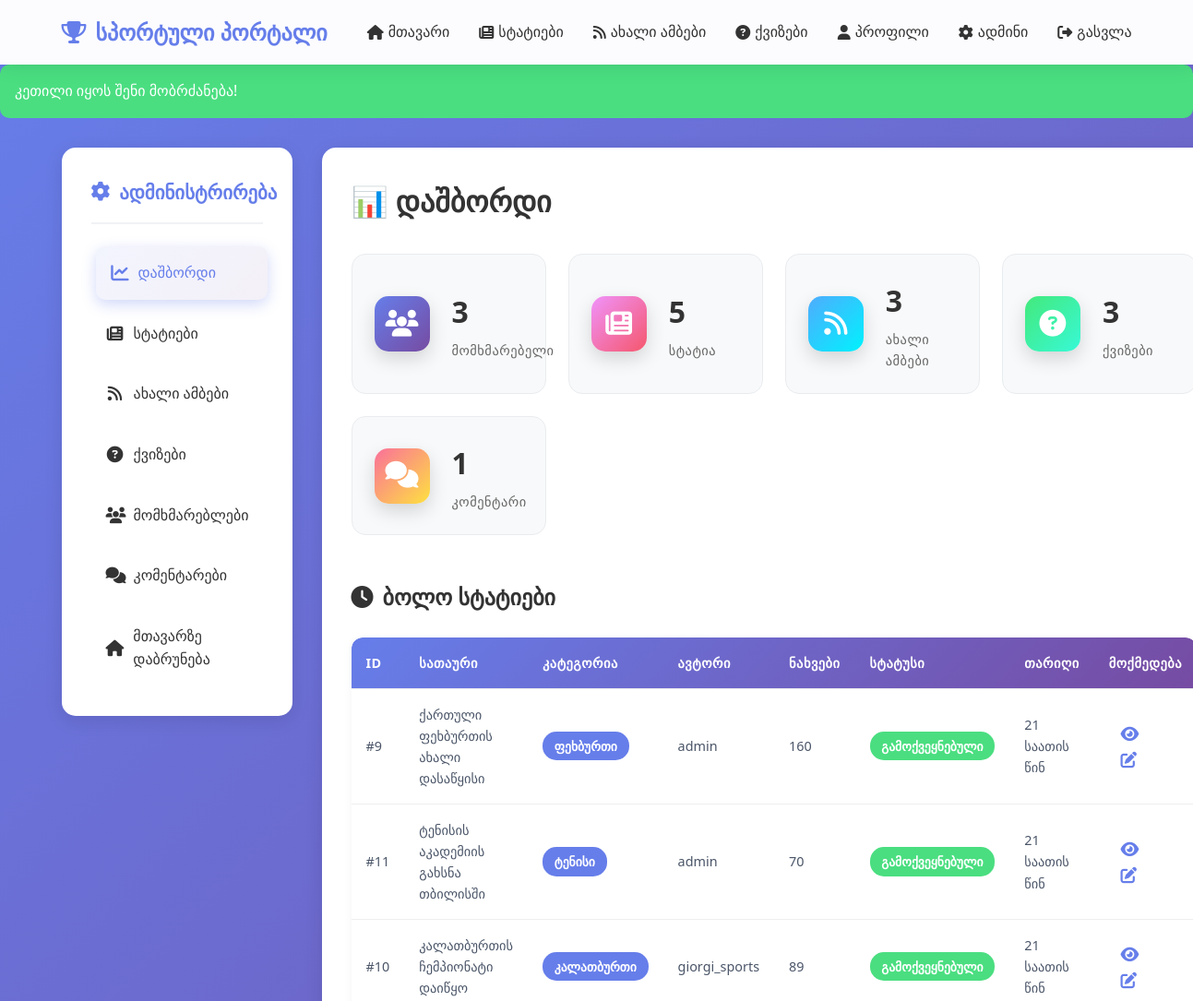
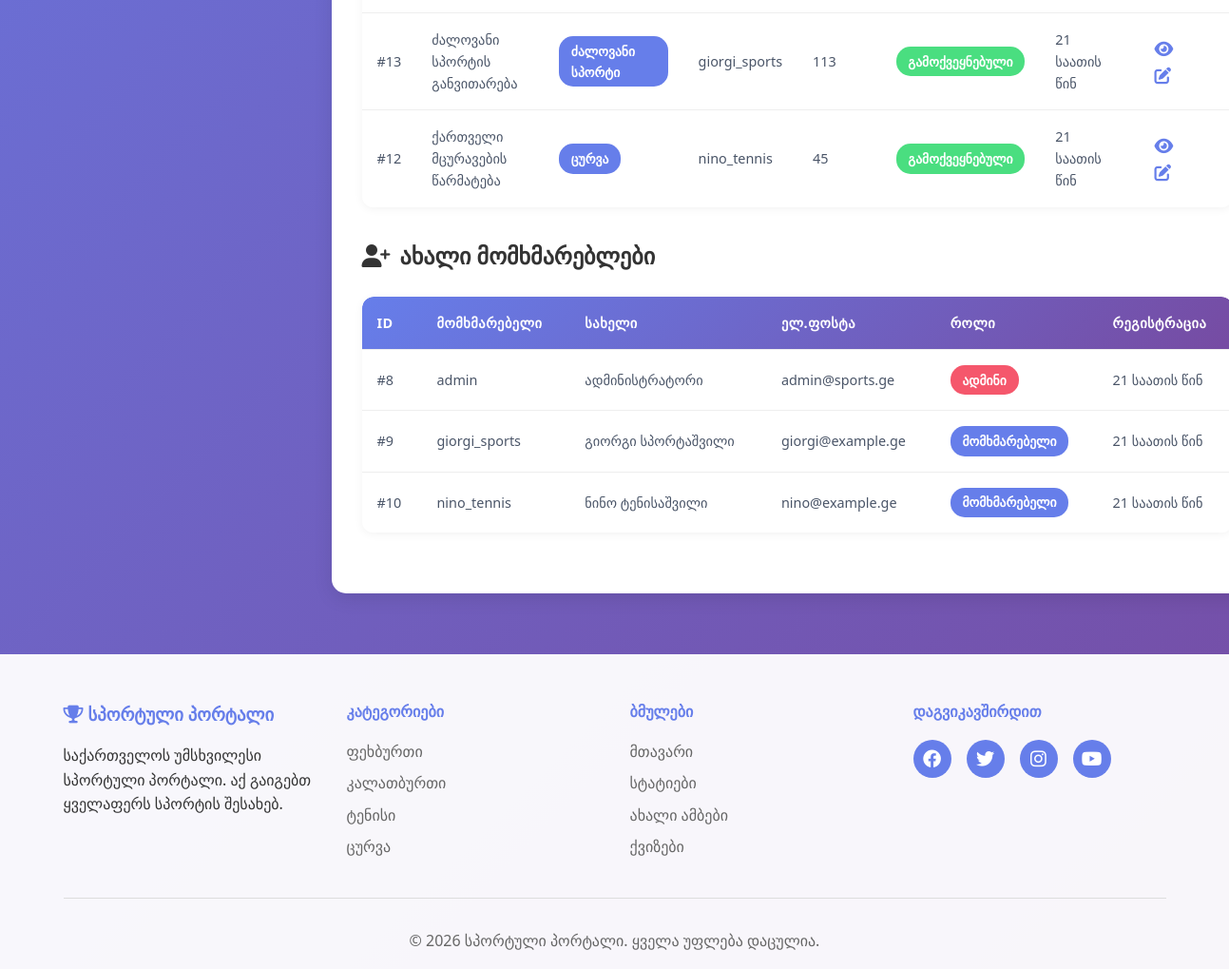
The page /admin/index.php (signed in) on the database its author committed (2 pictures, top to bottom).
### tables this page shows
CREATE TABLE `articles` (
  `id` int(11) NOT NULL,
  `user_id` int(11) NOT NULL,
  `title` varchar(200) NOT NULL,
  `content` text NOT NULL,
  `category` enum('ფეხბურთი','კალათბურთი','ტენისი','ცურვა','ძალოვანი სპორტი','სხვა') NOT NULL,
  `image` varchar(255) DEFAULT NULL,
  `views` int(11) DEFAULT 0,
  `status` enum('draft','published') DEFAULT 'published',
  `created_at` timestamp NOT NULL DEFAULT current_timestamp(),
  `updated_at` timestamp NOT NULL DEFAULT current_timestamp() ON UPDATE current_timestamp()
);

CREATE TABLE `users` (
  `id` int(11) NOT NULL,
  `username` varchar(50) NOT NULL,
  `email` varchar(100) NOT NULL,
  `password` varchar(255) NOT NULL,
  `full_name` varchar(100) NOT NULL,
  `profile_image` varchar(255) DEFAULT 'default.jpg',
  `role` enum('user','admin') DEFAULT 'user',
  `created_at` timestamp NOT NULL DEFAULT current_timestamp(),
  `last_login` timestamp NULL DEFAULT NULL
);

### admin/index.php (the view, shortened to what this page needs)
<?php
require_once '../config/database.php';
require_once '../includes/functions.php';
$stats = [];
$stmt = $pdo->query("SELECT COUNT(*) as total FROM users");
$stats['users'] = $stmt->fetch()['total'];
$stmt = $pdo->query("SELECT COUNT(*) as total FROM articles");
$stats['articles'] = $stmt->fetch()['total'];
$stmt = $pdo->query("SELECT COUNT(*) as total FROM news");
$stats['news'] = $stmt->fetch()['total'];
$stmt = $pdo->query("SELECT COUNT(*) as total FROM quizzes");
$stats['quizzes'] = $stmt->fetch()['total'];
$stmt = $pdo->query("SELECT COUNT(*) as total FROM comments");
$stats['comments'] = $stmt->fetch()['total'];
$stmt = $pdo->query("
    SELECT a.*, u.username
    FROM articles a
    JOIN users u ON a.user_id = u.id
    ORDER BY a.created_at DESC
    LIMIT 5
");
$recent_articles = $stmt->fetchAll();
$stmt = $pdo->query("
    SELECT * FROM users
    ORDER BY created_at DESC
    LIMIT 5
");
$recent_users = $stmt->fetchAll();
include '../includes/header.php';
?>
<link rel="stylesheet" href="../css/admin_style.css">
<div class="container">
    <div class="admin-wrapper">
        <aside class="admin-sidebar">
            <h3><i class="fas fa-cog"></i> ადმინისტრირება</h3>
            <nav class="admin-nav">
                <a href="index.php" class="active"><i class="fas fa-chart-line"></i> დაშბორდი</a>
                <a href="articles.php"><i class="fas fa-newspaper"></i> სტატიები</a>
                <a href="news.php"><i class="fas fa-rss"></i> ახალი ამბები</a>
                <a href="quizzes.php"><i class="fas fa-question-circle"></i> ქვიზები</a>
                <a href="users.php"><i class="fas fa-users"></i> მომხმარებლები</a>
                <a href="comments.php"><i class="fas fa-comments"></i> კომენტარები</a>
                <a href="../index.php"><i class="fas fa-home"></i> მთავარზე დაბრუნება</a>
            </nav>
        </aside>
        <main class="admin-content">
            <h1>📊 დაშბორდი</h1>
            <div class="stats-grid">
                <div class="stat-card">
                    <div class="stat-icon" style="background: linear-gradient(135deg, #667eea, #764ba2);">
                        <i class="fas fa-users"></i>
                    </div>
                    <div class="stat-info">
                        <h3><?php echo $stats['users']; ?></h3>
                        <p>მომხმარებელი</p>
                    </div>
                </div>
                <div class="stat-card">
                    <div class="stat-icon" style="background: linear-gradient(135deg, #f093fb, #f5576c);">
                        <i class="fas fa-newspaper"></i>
                    </div>
                    <div class="stat-info">
                        <h3><?php echo $stats['articles']; ?></h3>
                        <p>სტატია</p>
                    </div>
                </div>
                <div class="stat-card">
                    <div class="stat-icon" style="background: linear-gradient(135deg, #4facfe, #00f2fe);">
                        <i class="fas fa-rss"></i>
                    </div>
                    <div class="stat-info">
                        <h3><?php echo $stats['news']; ?></h3>
                        <p>ახალი ამბები</p>
                    </div>
                </div>
                <div class="stat-card">
                    <div class="stat-icon" style="background: linear-gradient(135deg, #43e97b, #38f9d7);">
                        <i class="fas fa-question-circle"></i>
                    </div>
                    <div class="stat-info">
                        <h3><?php echo $stats['quizzes']; ?></h3>
                        <p>ქვიზები</p>
                    </div>
                </div>
                <div class="stat-card">
                    <div class="stat-icon" style="background: linear-gradient(135deg, #fa709a, #fee140);">
                        <i class="fas fa-comments"></i>
                    </div>
                    <div class="stat-info">
                        <h3><?php echo $stats['comments']; ?></h3>
                        <p>კომენტარი</p>
                    </div>
                </div>
            </div>
            <div class="admin-section">
                <h2><i class="fas fa-clock"></i> ბოლო სტატიები</h2>
                <div class="admin-table-wrapper">
                    <table class="admin-table">
                        <thead>
                            <tr>
                                <th>ID</th>
                                <th>სათაური</th>
                                <th>კატეგორია</th>
                                <th>ავტორი</th>
                                <th>ნახვები</th>
                                <th>სტატუსი</th>
                                <th>თარიღი</th>
                                <th>მოქმედება</th>
                            </tr>
                        </thead>
                        <tbody>
                            <?php foreach ($recent_articles as $article): ?>
                            <tr>
                                <td>#<?php echo $article['id']; ?></td>
                                <td><?php echo clean_input(truncate_text($article['title'], 50)); ?></td>
                                <td><span class="badge"><?php echo $article['category']; ?></span></td>
                                <td><?php echo clean_input($article['username']); ?></td>
                                <td><?php echo $article['views']; ?></td>
                                <td>
                                    <span class="status-badge <?php echo $article['status']; ?>">
                                        <?php echo $article['status'] === 'published' ? 'გამოქვეყნებული' : 'დრაფტი'; ?>
                                    </span>
                                </td>
                                <td><?php echo format_date($article['created_at']); ?></td>
                                <td>
                                    <a href="../article.php?id=<?php echo $article['id']; ?>" class="btn-icon" title="ნახვა">
                                        <i class="fas fa-eye"></i>
                                    </a>
                                    <a href="articles.php?edit=<?php echo $article['id']; ?>" class="btn-icon" title="რედაქტირება">
                                        <i class="fas fa-edit"></i>
                                    </a>
                                </td>
                            </tr>
                            <?php endforeach; ?>
                        </tbody>
                    </table>
                </div>
            </div>
            <div class="admin-section">
                <h2><i class="fas fa-user-plus"></i> ახალი მომხმარებლები</h2>
                <div class="admin-table-wrapper">
                    <table class="admin-table">
                        <thead>
                            <tr>
                                <th>ID</th>
                                <th>მომხმარებელი</th>
                                <th>სახელი</th>
                                <th>ელ.ფოსტა</th>
                                <th>როლი</th>
                                <th>რეგისტრაცია</th>
                            </tr>
                        </thead>
                        <tbody>
                            <?php foreach ($recent_users as $user): ?>
                            <tr>
                                <td>#<?php echo $user['id']; ?></td>
                                <td><?php echo clean_input($user['username']); ?></td>
                                <td><?php echo clean_input($user['full_name']); ?></td>
                                <td><?php echo clean_input($user['email']); ?></td>
                                <td>
                                    <span class="role-badge <?php echo $user['role']; ?>">
                                        <?php echo $user['role'] === 'admin' ? 'ადმინი' : 'მომხმარებელი'; ?>
                                    </span>
                                </td>
                                <td><?php echo format_date($user['created_at']); ?></td>
                            </tr>
                            <?php endforeach; ?>
                        </tbody>
                    </table>
                </div>
            </div>
        </main>
    </div>
</div>
<?php include '../includes/footer.php'; ?>

### css/style.css (style rules this page uses)
* { margin: 0; padding: 0; box-sizing: border-box; }
html { scroll-behavior: smooth; scroll-padding-top: 120px; }
body { font-family: 'Segoe UI', Tahoma, Geneva, Verdana, sans-serif; line-height: 1.6; color: #333; background: linear-gradient(135deg, #667eea 0%, #764ba2 100%); min-height: 100vh; }
.container { max-width: 1200px; margin: 0 auto; padding: 0 20px; }

### css/admin_style.css (style rules this page uses)
.admin-wrapper { display: grid; grid-template-columns: 280px 1fr; gap: 2rem; margin-top: 2rem; min-height: calc(100vh - 200px); }
.admin-sidebar { background: white; padding: 2rem; border-radius: 20px; box-shadow: 0 5px 20px rgba(0,0,0,0.08); height: fit-content; position: sticky; top: 100px; }
.admin-sidebar h3 { color: #667eea; margin-bottom: 1.5rem; display: flex; align-items: center; gap: 10px; font-size: 1.3rem; padding-bottom: 1rem; border-bottom: 2px solid #f0f2f5; }
.admin-nav { display: flex; flex-direction: column; gap: 0.5rem; }
.admin-nav a { padding: 1rem 1.2rem; color: #555; text-decoration: none; border-radius: 12px; transition: all 0.3s; display: flex; align-items: center; gap: 12px; font-weight: 500; position: relative; overflow: hidden; }
.admin-nav a i { width: 20px; text-align: center; font-size: 1.1rem; transition: all 0.3s; }
.admin-nav a.active { background: linear-gradient(135deg, #667eea, #764ba2); color: white; box-shadow: 0 5px 15px rgba(102, 126, 234, 0.3); }
.admin-nav a.active i { transform: scale(1.1); }
.admin-content { background: white; padding: 2.5rem; border-radius: 20px; box-shadow: 0 5px 20px rgba(0,0,0,0.08); }
.admin-content h1 { color: #2d3748; margin-bottom: 2rem; font-size: 2rem; display: flex; align-items: center; gap: 12px; }
.stats-grid { display: grid; grid-template-columns: repeat(auto-fit, minmax(220px, 1fr)); gap: 1.5rem; margin-bottom: 3rem; }
.stat-card { display: flex; align-items: center; gap: 1.5rem; padding: 1.8rem; background: linear-gradient(135deg, #ffffff, #f8f9fa); border-radius: 16px; transition: all 0.3s; border: 1px solid #e9ecef; }
.stat-icon { width: 65px; height: 65px; border-radius: 16px; display: flex; align-items: center; justify-content: center; color: white; font-size: 2rem; flex-shrink: 0; box-shadow: 0 8px 20px rgba(0,0,0,0.15); }
.stat-info { flex: 1; }
.stat-info h3 { font-size: 2.2rem; margin-bottom: 0.3rem; color: #2d3748; font-weight: 700; }
.stat-info p { color: #718096; font-size: 0.9rem; font-weight: 500; text-transform: uppercase; letter-spacing: 0.5px; }
.admin-section { margin-bottom: 2rem; }
.admin-section h2 { color: #2d3748; margin-bottom: 1.5rem; display: flex; align-items: center; gap: 10px; font-size: 1.4rem; }
.admin-table-wrapper { overflow-x: auto; border-radius: 12px; box-shadow: 0 2px 10px rgba(0,0,0,0.05); }
.admin-table { width: 100%; border-collapse: separate; border-spacing: 0; }
.admin-table thead { background: linear-gradient(135deg, #667eea, #764ba2); color: white; }
.admin-table th { padding: 1.2rem 1rem; text-align: left; font-weight: 600; font-size: 0.9rem; text-transform: uppercase; letter-spacing: 0.5px; }
.admin-table th:first-child { border-top-left-radius: 12px; }
.admin-table th:last-child { border-top-right-radius: 12px; }
.admin-table td { padding: 1.2rem 1rem; border-bottom: 1px solid #e9ecef; color: #4a5568; font-size: 0.9rem; }
.admin-table tbody tr { background: white; transition: all 0.2s; }
.admin-table tbody tr:last-child td { border-bottom: none; }
.badge { background: #667eea; color: white; padding: 0.4rem 0.9rem; border-radius: 20px; font-size: 0.8rem; font-weight: 600; display: inline-block; }
.status-badge { padding: 0.4rem 0.9rem; border-radius: 20px; font-size: 0.8rem; font-weight: 600; display: inline-block; }
.status-badge.published { background: #48bb78; color: white; }
.role-badge { padding: 0.4rem 0.9rem; border-radius: 20px; font-size: 0.8rem; font-weight: 600; display: inline-block; }
.role-badge.admin { background: #f56565; color: white; }
.role-badge.user { background: #4299e1; color: white; }
.btn-icon { color: #667eea; font-size: 1.2rem; transition: all 0.3s; cursor: pointer; padding: 0.5rem; border-radius: 8px; }
.admin-content { animation: fadeIn 0.5s ease; }

### rows shown on the page
articles: id "9", title "ქართული ფეხბურთის ახალი დასაწყისი", category "ფეხბურთი", user.username "admin", views "160", status "გამოქვეყნებული", created_at "21 საათის წინ"
articles: id "11", title "ტენისის აკადემიის გახსნა თბილისში", category "ტენისი", user.username "admin", views "70", status "გამოქვეყნებული", created_at "21 საათის წინ"
articles: id "10", title "კალათბურთის ჩემპიონატი დაიწყო", category "კალათბურთი", user.username "giorgi_sports", views "89", status "გამოქვეყნებული", created_at "21 საათის წინ"
articles: id "13", title "ძალოვანი სპორტის განვითარება", category "ძალოვანი სპორტი", user.username "giorgi_sports", views "113", status "გამოქვეყნებული", created_at "21 საათის წინ"
articles: id "12", title "ქართველი მცურავების წარმატება", category "ცურვა", user.username "nino_tennis", views "45", status "გამოქვეყნებული", created_at "21 საათის წინ"
users: id "8", username "admin", full_name "ადმინისტრატორი", email "admin@sports.ge", role "ადმინი", created_at "21 საათის წინ"
users: id "9", username "giorgi_sports", full_name "გიორგი სპორტაშვილი", email "giorgi@example.ge", role "მომხმარებელი", created_at "21 საათის წინ"
users: id "10", username "nino_tennis", full_name "ნინო ტენისაშვილი", email "nino@example.ge", role "მომხმარებელი", created_at "21 საათის წინ"

### other values the page prints
SITE_NAME "სპორტული პორტალი"
clean_input($_SESSION['message']) "კეთილი იყოს შენი მობრძანება!"
$stats['users'] "3"
$stats['articles'] "5"
$stats['news'] "3"
$stats['quizzes'] "3"
$stats['comments'] "1"
